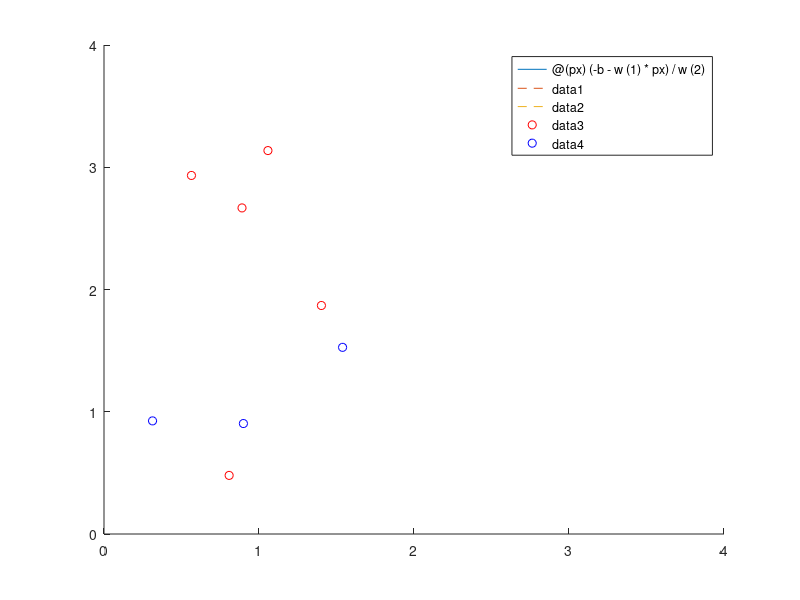

Source code (MATLAB):
%%
%define n and p and c
p = 10;
n = 2;
c = 1;


%%
%Generate data and define initial y
% %create seperated 2D random data
%X=rand(n,p/2);
%X(1:n,p/2+1:p)=2+rand(n,p/2);
% create 2D random data
X=4*rand(n,p);

%define Y
Y = ones(5,1);
Y(6:10,1) = -1*ones(5,1);

%%
%Define the problem for quadprog
%define A
%make Y a diagonal matrix
Ydiag = zeros(p,p);
for i=1:p
    Ydiag(i,i) = Y(i);
end

A = [Ydiag*X' Y -1*eye(p,p);
zeros(p,n+1) -1*eye(p,p)];

%construct b
b = [-1*ones(p,1); zeros(p,1)];

%construct f
f = [zeros(n+1,1); c*ones(p,1)];

%construct H
H = zeros(n+p+1);
H(1:n,1:n) = eye(n);


%%
%use quadprog
x = quadprog(H,f,A,b)

%pull out variables from x
w = x(1:n);
b= x(n+1);
psi = x(n+2:n+1+p);

%%
%visualize result
hold
fplot(@(px) (-b-w(1)*px)/w(2))
fplot(@(px) (-1-b-w(1)*px)/w(2),'--')
fplot(@(px) (1-b-w(1)*px)/w(2),'--')
scatter(X(1,1:5),X(2,1:5),'r')
scatter(X(1,6:10),X(2,6:10),'b')
xlim([0 4])
ylim([0 4])

